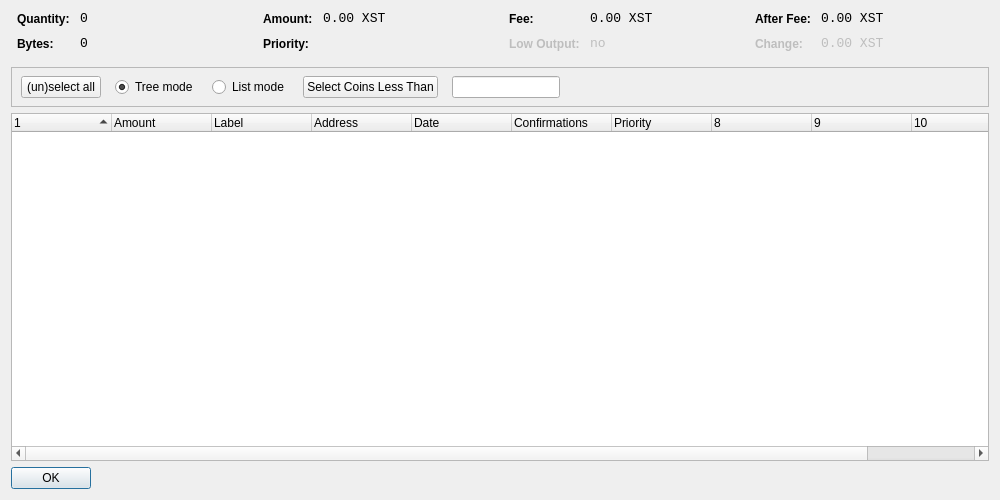
<?xml version="1.0" encoding="UTF-8"?>
<ui version="4.0">
 <class>CoinControlDialog</class>
 <widget class="QDialog" name="CoinControlDialog">
  <property name="geometry">
   <rect>
    <x>0</x>
    <y>0</y>
    <width>1000</width>
    <height>500</height>
   </rect>
  </property>
  <property name="windowTitle">
   <string>Coin Control</string>
  </property>
  <property name="autoFillBackground">
   <bool>false</bool>
  </property>
  <property name="styleSheet">
   <string notr="true"/>
  </property>
  <layout class="QVBoxLayout" name="verticalLayout">
   <item>
    <layout class="QHBoxLayout" name="horizontalLayoutTop" stretch="0,0,0,0">
     <property name="topMargin">
      <number>0</number>
     </property>
     <property name="bottomMargin">
      <number>10</number>
     </property>
     <item>
      <layout class="QFormLayout" name="formLayoutCoinControl1">
       <property name="horizontalSpacing">
        <number>10</number>
       </property>
       <property name="verticalSpacing">
        <number>10</number>
       </property>
       <property name="leftMargin">
        <number>6</number>
       </property>
       <property name="rightMargin">
        <number>6</number>
       </property>
       <item row="0" column="0">
        <widget class="QLabel" name="labelCoinControlQuantityText">
         <property name="styleSheet">
          <string notr="true">font-weight:bold;</string>
         </property>
         <property name="text">
          <string>Quantity:</string>
         </property>
        </widget>
       </item>
       <item row="0" column="1">
        <widget class="QLabel" name="labelCoinControlQuantity">
         <property name="font">
          <font>
           <family>Monospace</family>
           <pointsize>10</pointsize>
          </font>
         </property>
         <property name="cursor">
          <cursorShape>IBeamCursor</cursorShape>
         </property>
         <property name="contextMenuPolicy">
          <enum>Qt::ActionsContextMenu</enum>
         </property>
         <property name="text">
          <string>0</string>
         </property>
         <property name="textInteractionFlags">
          <set>Qt::LinksAccessibleByMouse|Qt::TextSelectableByKeyboard|Qt::TextSelectableByMouse</set>
         </property>
        </widget>
       </item>
       <item row="1" column="0">
        <widget class="QLabel" name="labelCoinControlBytesText">
         <property name="styleSheet">
          <string notr="true">font-weight:bold;</string>
         </property>
         <property name="text">
          <string>Bytes:</string>
         </property>
        </widget>
       </item>
       <item row="1" column="1">
        <widget class="QLabel" name="labelCoinControlBytes">
         <property name="font">
          <font>
           <family>Monospace</family>
           <pointsize>10</pointsize>
          </font>
         </property>
         <property name="cursor">
          <cursorShape>IBeamCursor</cursorShape>
         </property>
         <property name="contextMenuPolicy">
          <enum>Qt::ActionsContextMenu</enum>
         </property>
         <property name="text">
          <string>0</string>
         </property>
         <property name="textInteractionFlags">
          <set>Qt::LinksAccessibleByMouse|Qt::TextSelectableByKeyboard|Qt::TextSelectableByMouse</set>
         </property>
        </widget>
       </item>
      </layout>
     </item>
     <item>
      <layout class="QFormLayout" name="formLayoutCoinControl2">
       <property name="horizontalSpacing">
        <number>10</number>
       </property>
       <property name="verticalSpacing">
        <number>10</number>
       </property>
       <property name="leftMargin">
        <number>6</number>
       </property>
       <property name="rightMargin">
        <number>6</number>
       </property>
       <item row="0" column="0">
        <widget class="QLabel" name="labelCoinControlAmountText">
         <property name="styleSheet">
          <string notr="true">font-weight:bold;</string>
         </property>
         <property name="text">
          <string>Amount:</string>
         </property>
        </widget>
       </item>
       <item row="0" column="1">
        <widget class="QLabel" name="labelCoinControlAmount">
         <property name="font">
          <font>
           <family>Monospace</family>
           <pointsize>10</pointsize>
          </font>
         </property>
         <property name="cursor">
          <cursorShape>IBeamCursor</cursorShape>
         </property>
         <property name="contextMenuPolicy">
          <enum>Qt::ActionsContextMenu</enum>
         </property>
         <property name="text">
          <string>0.00 XST</string>
         </property>
         <property name="textInteractionFlags">
          <set>Qt::LinksAccessibleByMouse|Qt::TextSelectableByKeyboard|Qt::TextSelectableByMouse</set>
         </property>
        </widget>
       </item>
       <item row="1" column="0">
        <widget class="QLabel" name="labelCoinControlPriorityText">
         <property name="styleSheet">
          <string notr="true">font-weight:bold;</string>
         </property>
         <property name="text">
          <string>Priority:</string>
         </property>
        </widget>
       </item>
       <item row="1" column="1">
        <widget class="QLabel" name="labelCoinControlPriority">
         <property name="font">
          <font>
           <family>Monospace</family>
           <pointsize>10</pointsize>
          </font>
         </property>
         <property name="cursor">
          <cursorShape>IBeamCursor</cursorShape>
         </property>
         <property name="contextMenuPolicy">
          <enum>Qt::ActionsContextMenu</enum>
         </property>
         <property name="text">
          <string/>
         </property>
         <property name="textInteractionFlags">
          <set>Qt::LinksAccessibleByMouse|Qt::TextSelectableByKeyboard|Qt::TextSelectableByMouse</set>
         </property>
        </widget>
       </item>
      </layout>
     </item>
     <item>
      <layout class="QFormLayout" name="formLayoutCoinControl3">
       <property name="horizontalSpacing">
        <number>10</number>
       </property>
       <property name="verticalSpacing">
        <number>10</number>
       </property>
       <property name="leftMargin">
        <number>6</number>
       </property>
       <property name="rightMargin">
        <number>6</number>
       </property>
       <item row="0" column="0">
        <widget class="QLabel" name="labelCoinControlFeeText">
         <property name="styleSheet">
          <string notr="true">font-weight:bold;</string>
         </property>
         <property name="text">
          <string>Fee:</string>
         </property>
        </widget>
       </item>
       <item row="0" column="1">
        <widget class="QLabel" name="labelCoinControlFee">
         <property name="font">
          <font>
           <family>Monospace</family>
           <pointsize>10</pointsize>
          </font>
         </property>
         <property name="cursor">
          <cursorShape>IBeamCursor</cursorShape>
         </property>
         <property name="contextMenuPolicy">
          <enum>Qt::ActionsContextMenu</enum>
         </property>
         <property name="text">
          <string>0.00 XST</string>
         </property>
         <property name="textInteractionFlags">
          <set>Qt::LinksAccessibleByMouse|Qt::TextSelectableByKeyboard|Qt::TextSelectableByMouse</set>
         </property>
        </widget>
       </item>
       <item row="1" column="0">
        <widget class="QLabel" name="labelCoinControlLowOutputText">
         <property name="enabled">
          <bool>false</bool>
         </property>
         <property name="styleSheet">
          <string notr="true">font-weight:bold;</string>
         </property>
         <property name="text">
          <string>Low Output:</string>
         </property>
        </widget>
       </item>
       <item row="1" column="1">
        <widget class="QLabel" name="labelCoinControlLowOutput">
         <property name="enabled">
          <bool>false</bool>
         </property>
         <property name="font">
          <font>
           <family>Monospace</family>
           <pointsize>10</pointsize>
          </font>
         </property>
         <property name="cursor">
          <cursorShape>IBeamCursor</cursorShape>
         </property>
         <property name="contextMenuPolicy">
          <enum>Qt::ActionsContextMenu</enum>
         </property>
         <property name="text">
          <string>no</string>
         </property>
         <property name="textInteractionFlags">
          <set>Qt::LinksAccessibleByMouse|Qt::TextSelectableByKeyboard|Qt::TextSelectableByMouse</set>
         </property>
        </widget>
       </item>
      </layout>
     </item>
     <item>
      <layout class="QFormLayout" name="formLayoutCoinControl4">
       <property name="horizontalSpacing">
        <number>10</number>
       </property>
       <property name="verticalSpacing">
        <number>10</number>
       </property>
       <property name="leftMargin">
        <number>6</number>
       </property>
       <property name="rightMargin">
        <number>6</number>
       </property>
       <item row="0" column="0">
        <widget class="QLabel" name="labelCoinControlAfterFeeText">
         <property name="styleSheet">
          <string notr="true">font-weight:bold;</string>
         </property>
         <property name="text">
          <string>After Fee:</string>
         </property>
        </widget>
       </item>
       <item row="0" column="1">
        <widget class="QLabel" name="labelCoinControlAfterFee">
         <property name="font">
          <font>
           <family>Monospace</family>
           <pointsize>10</pointsize>
          </font>
         </property>
         <property name="cursor">
          <cursorShape>IBeamCursor</cursorShape>
         </property>
         <property name="contextMenuPolicy">
          <enum>Qt::ActionsContextMenu</enum>
         </property>
         <property name="text">
          <string>0.00 XST</string>
         </property>
         <property name="textInteractionFlags">
          <set>Qt::LinksAccessibleByMouse|Qt::TextSelectableByKeyboard|Qt::TextSelectableByMouse</set>
         </property>
        </widget>
       </item>
       <item row="1" column="0">
        <widget class="QLabel" name="labelCoinControlChangeText">
         <property name="enabled">
          <bool>false</bool>
         </property>
         <property name="styleSheet">
          <string notr="true">font-weight:bold;</string>
         </property>
         <property name="text">
          <string>Change:</string>
         </property>
        </widget>
       </item>
       <item row="1" column="1">
        <widget class="QLabel" name="labelCoinControlChange">
         <property name="enabled">
          <bool>false</bool>
         </property>
         <property name="font">
          <font>
           <family>Monospace</family>
           <pointsize>10</pointsize>
          </font>
         </property>
         <property name="cursor">
          <cursorShape>IBeamCursor</cursorShape>
         </property>
         <property name="contextMenuPolicy">
          <enum>Qt::ActionsContextMenu</enum>
         </property>
         <property name="text">
          <string>0.00 XST</string>
         </property>
         <property name="textInteractionFlags">
          <set>Qt::LinksAccessibleByMouse|Qt::TextSelectableByKeyboard|Qt::TextSelectableByMouse</set>
         </property>
        </widget>
       </item>
      </layout>
     </item>
    </layout>
   </item>
   <item>
    <widget class="QFrame" name="frame">
     <property name="minimumSize">
      <size>
       <width>0</width>
       <height>40</height>
      </size>
     </property>
     <property name="frameShape">
      <enum>QFrame::StyledPanel</enum>
     </property>
     <property name="frameShadow">
      <enum>QFrame::Sunken</enum>
     </property>
     <widget class="QWidget" name="horizontalLayoutWidget">
      <property name="geometry">
       <rect>
        <x>10</x>
        <y>0</y>
        <width>781</width>
        <height>41</height>
       </rect>
      </property>
      <layout class="QHBoxLayout" name="horizontalLayoutPanel" stretch="0,0,0,0,0,0">
       <property name="spacing">
        <number>14</number>
       </property>
       <item>
        <widget class="QPushButton" name="pushButtonSelectAll">
         <property name="sizePolicy">
          <sizepolicy hsizetype="Maximum" vsizetype="Fixed">
           <horstretch>0</horstretch>
           <verstretch>0</verstretch>
          </sizepolicy>
         </property>
         <property name="text">
          <string>(un)select all</string>
         </property>
        </widget>
       </item>
       <item>
        <widget class="QRadioButton" name="radioTreeMode">
         <property name="sizePolicy">
          <sizepolicy hsizetype="Maximum" vsizetype="Fixed">
           <horstretch>0</horstretch>
           <verstretch>0</verstretch>
          </sizepolicy>
         </property>
         <property name="text">
          <string>Tree mode</string>
         </property>
         <property name="checked">
          <bool>true</bool>
         </property>
        </widget>
       </item>
       <item>
        <widget class="QRadioButton" name="radioListMode">
         <property name="sizePolicy">
          <sizepolicy hsizetype="Maximum" vsizetype="Fixed">
           <horstretch>0</horstretch>
           <verstretch>0</verstretch>
          </sizepolicy>
         </property>
         <property name="text">
          <string>List mode</string>
         </property>
        </widget>
       </item>
       <item>
        <widget class="QPushButton" name="pushButtonCustomCC">
         <property name="text">
          <string>Select Coins Less Than</string>
         </property>
        </widget>
       </item>
       <item>
        <widget class="QLineEdit" name="lineEditCustomCC">
         <property name="enabled">
          <bool>true</bool>
         </property>
         <property name="sizePolicy">
          <sizepolicy hsizetype="Fixed" vsizetype="Fixed">
           <horstretch>0</horstretch>
           <verstretch>0</verstretch>
          </sizepolicy>
         </property>
         <property name="baseSize">
          <size>
           <width>50</width>
           <height>0</height>
          </size>
         </property>
        </widget>
       </item>
       <item>
        <spacer name="horizontalSpacer">
         <property name="orientation">
          <enum>Qt::Horizontal</enum>
         </property>
         <property name="sizeHint" stdset="0">
          <size>
           <width>40</width>
           <height>20</height>
          </size>
         </property>
        </spacer>
       </item>
      </layout>
     </widget>
    </widget>
   </item>
   <item>
    <widget class="CoinControlTreeWidget" name="treeWidget">
     <property name="contextMenuPolicy">
      <enum>Qt::CustomContextMenu</enum>
     </property>
     <property name="sortingEnabled">
      <bool>false</bool>
     </property>
     <property name="columnCount">
      <number>11</number>
     </property>
     <attribute name="headerShowSortIndicator" stdset="0">
      <bool>true</bool>
     </attribute>
     <attribute name="headerStretchLastSection">
      <bool>false</bool>
     </attribute>
     <column>
      <property name="text">
       <string/>
      </property>
     </column>
     <column>
      <property name="text">
       <string>Amount</string>
      </property>
     </column>
     <column>
      <property name="text">
       <string>Label</string>
      </property>
     </column>
     <column>
      <property name="text">
       <string>Address</string>
      </property>
     </column>
     <column>
      <property name="text">
       <string>Date</string>
      </property>
     </column>
     <column>
      <property name="text">
       <string>Confirmations</string>
      </property>
      <property name="toolTip">
       <string>Confirmed</string>
      </property>
     </column>
     <column>
      <property name="text">
       <string>Priority</string>
      </property>
     </column>
     <column>
      <property name="text">
       <string/>
      </property>
     </column>
     <column>
      <property name="text">
       <string/>
      </property>
     </column>
     <column>
      <property name="text">
       <string/>
      </property>
     </column>
     <column>
      <property name="text">
       <string/>
      </property>
     </column>
    </widget>
   </item>
   <item>
    <widget class="QDialogButtonBox" name="buttonBox">
     <property name="sizePolicy">
      <sizepolicy hsizetype="Maximum" vsizetype="Fixed">
       <horstretch>0</horstretch>
       <verstretch>0</verstretch>
      </sizepolicy>
     </property>
     <property name="orientation">
      <enum>Qt::Horizontal</enum>
     </property>
     <property name="standardButtons">
      <set>QDialogButtonBox::Ok</set>
     </property>
    </widget>
   </item>
  </layout>
 </widget>
 <customwidgets>
  <customwidget>
   <class>CoinControlTreeWidget</class>
   <extends>QTreeWidget</extends>
   <header>coincontroltreewidget.h</header>
  </customwidget>
 </customwidgets>
 <resources/>
 <connections/>
</ui>
